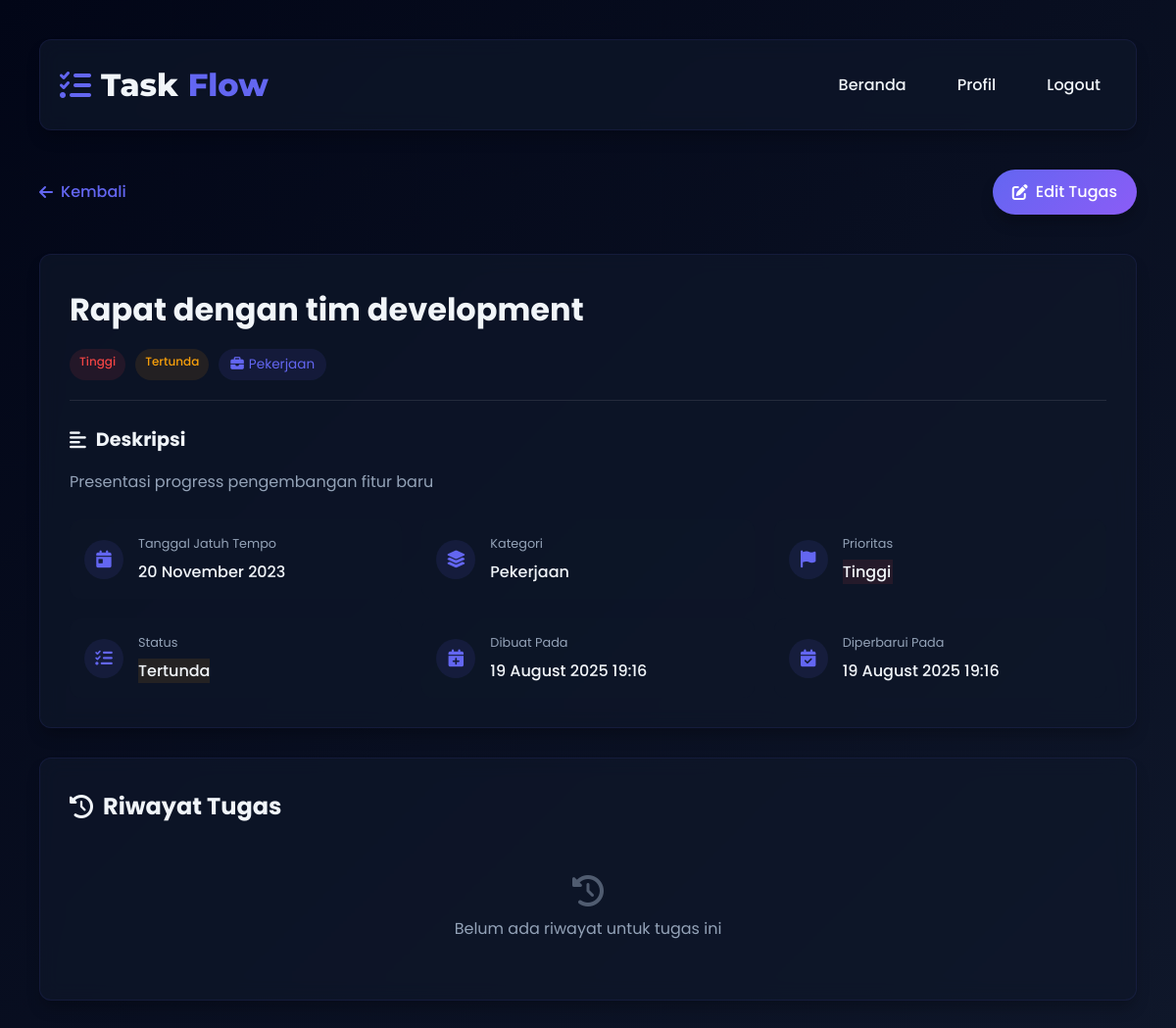
The app's page /detail.php?id=1 (signed in) with its own data.
### tables this page shows
CREATE TABLE `tasks` (
  `id` int(11) NOT NULL,
  `user_id` int(11) NOT NULL,
  `title` varchar(255) NOT NULL,
  `description` text DEFAULT NULL,
  `due_date` date DEFAULT NULL,
  `category` varchar(50) DEFAULT NULL,
  `priority` enum('high','medium','low') DEFAULT 'medium',
  `status` enum('pending','in_progress','completed') DEFAULT 'pending',
  `created_at` timestamp NOT NULL DEFAULT current_timestamp(),
  `updated_at` timestamp NOT NULL DEFAULT current_timestamp() ON UPDATE current_timestamp()
);

### detail.php (the view, shortened to what this page needs)
<?php
require_once 'config.php';
$task_id = $_GET['id'];
$user_id = $_SESSION['user_id'];
$stmt = $pdo->prepare("SELECT * FROM tasks WHERE id = ? AND user_id = ?");
$stmt->execute([$task_id, $user_id]);
$task = $stmt->fetch(PDO::FETCH_ASSOC);
$stmt = $pdo->prepare("SELECT th.*, u.full_name
                       FROM task_history th
                       JOIN users u ON th.performed_by = u.id
                       WHERE th.task_id = ?
                       ORDER BY th.performed_at DESC");
$stmt->execute([$task_id]);
$history = $stmt->fetchAll(PDO::FETCH_ASSOC);
?>
<!DOCTYPE html>
<html lang="id">
<head>
    <link rel="stylesheet" href="https://cdnjs.cloudflare.com/ajax/libs/font-awesome/6.4.0/css/all.min.css">
    <link rel="stylesheet" href="style.css">
</head>
<body>
    <div class="container">
        <header>
            <a href="index.php" class="logo">
                <i class="fas fa-tasks"></i>
                Task<span>Flow</span>
            </a>
            <nav>
                <ul>
                    <li><a href="index.php">Beranda</a></li>
                    <li><a href="profile.php">Profil</a></li>
                    <li><a href="logout.php">Logout</a></li>
                </ul>
            </nav>
        </header>
        <div class="detail-container">
            <div class="detail-header">
                <a href="index.php" class="back-btn">
                    <i class="fas fa-arrow-left"></i> Kembali
                </a>
                <div class="detail-actions">
                    <a href="edit.php?id=<?php echo $task['id']; ?>" class="btn">
                        <i class="fas fa-edit"></i> Edit Tugas
                    </a>
                </div>
            </div>
            <div class="detail-content">
                <div class="task-detail-card">
                    <div class="task-header">
                        <h1><?php echo htmlspecialchars($task['title']); ?></h1>
                        <div class="task-meta-badges">
                            <span class="task-priority priority-<?php echo $task['priority']; ?>">
                                <?php
                                    switch($task['priority']) {
                                        case 'high': echo 'Tinggi'; break;
                                    }
                                ?>
                            </span>
                            <span class="task-status status-<?php echo $task['status']; ?>">
                                <?php
                                    switch($task['status']) {
                                        case 'pending': echo 'Tertunda'; break;
                                    }
                                ?>
                            </span>
                            <span class="task-category">
                                <i class="fas fa-<?php
                                    switch($task['category']) {
                                        case 'Pekerjaan': echo 'briefcase'; break;
                                    }
                                ?>"></i>
                                <?php echo $task['category']; ?>
                            </span>
                        </div>
                    </div>
                    <div class="task-detail-body">
                        <div class="detail-section">
                            <h3><i class="fas fa-align-left"></i> Deskripsi</h3>
                            <p><?php echo nl2br(htmlspecialchars($task['description'] ?: 'Tidak ada deskripsi')); ?></p>
                        </div>
                        <div class="detail-grid">
                            <div class="detail-item">
                                <div class="detail-icon">
                                    <i class="fas fa-calendar-day"></i>
                                </div>
                                <div class="detail-info">
                                    <label>Tanggal Jatuh Tempo</label>
                                    <p><?php echo date('d F Y', strtotime($task['due_date'])); ?></p>
                                </div>
                            </div>
                            <div class="detail-item">
                                <div class="detail-icon">
                                    <i class="fas fa-layer-group"></i>
                                </div>
                                <div class="detail-info">
                                    <label>Kategori</label>
                                    <p><?php echo $task['category']; ?></p>
                                </div>
                            </div>
                            <div class="detail-item">
                                <div class="detail-icon">
                                    <i class="fas fa-flag"></i>
                                </div>
                                <div class="detail-info">
                                    <label>Prioritas</label>
                                    <p class="priority-<?php echo $task['priority']; ?>">
                                        <?php
                                            switch($task['priority']) {
                                                case 'high': echo 'Tinggi'; break;
                                            }
                                        ?>
                                    </p>
                                </div>
                            </div>
                            <div class="detail-item">
                                <div class="detail-icon">
                                    <i class="fas fa-tasks"></i>
                                </div>
                                <div class="detail-info">
                                    <label>Status</label>
                                    <p class="status-<?php echo $task['status']; ?>">
                                        <?php
                                            switch($task['status']) {
                                                case 'pending': echo 'Tertunda'; break;
                                            }
                                        ?>
                                    </p>
                                </div>
                            </div>
                            <div class="detail-item">
                                <div class="detail-icon">
                                    <i class="fas fa-calendar-plus"></i>
                                </div>
                                <div class="detail-info">
                                    <label>Dibuat Pada</label>
                                    <p><?php echo date('d F Y H:i', strtotime($task['created_at'])); ?></p>
                                </div>
                            </div>
                            <div class="detail-item">
                                <div class="detail-icon">
                                    <i class="fas fa-calendar-check"></i>
                                </div>
                                <div class="detail-info">
                                    <label>Diperbarui Pada</label>
                                    <p><?php echo date('d F Y H:i', strtotime($task['updated_at'])); ?></p>
                                </div>
                            </div>
                        </div>
                    </div>
                </div>
                <div class="task-history">
                    <h2><i class="fas fa-history"></i> Riwayat Tugas</h2>
                    <?php if (count($history) > 0): ?>
                        <div class="history-list">
                            <?php foreach ($history as $item): ?>
                            <div class="history-item">
                                <div class="history-icon">
                                    <i class="fas fa-<?php
                                        switch($item['action']) {
                                            case 'create': echo 'plus'; break;
                                            case 'update': echo 'edit'; break;
                                            case 'delete': echo 'trash'; break;
                                            case 'status_change': echo 'exchange-alt'; break;
                                            default: echo 'circle';
                                        }
                                    ?>"></i>
                                </div>
                                <div class="history-content">
                                    <p><?php echo htmlspecialchars($item['description']); ?></p>
                                    <div class="history-meta">
                                        <span>Oleh: <?php echo htmlspecialchars($item['full_name']); ?></span>
                                        <span>•</span>
                                        <span><?php echo date('d F Y H:i', strtotime($item['performed_at'])); ?></span>
                                    </div>
                                </div>
                            </div>
                            <?php endforeach; ?>
                        </div>
                    <?php else: ?>
                        <div class="no-history">
                            <i class="fas fa-history"></i>
                            <p>Belum ada riwayat untuk tugas ini</p>
                        </div>
                    <?php endif; ?>
                </div>
            </div>
        </div>
    </div>
</body>
</html>

### records on screen
tasks: title "Rapat dengan tim development", category "Pekerjaan", description "Presentasi progress pengembangan fitur baru", due_date "20 November 2023", created_at "19 August 2025 19:16", updated_at "19 August 2025 19:16"
